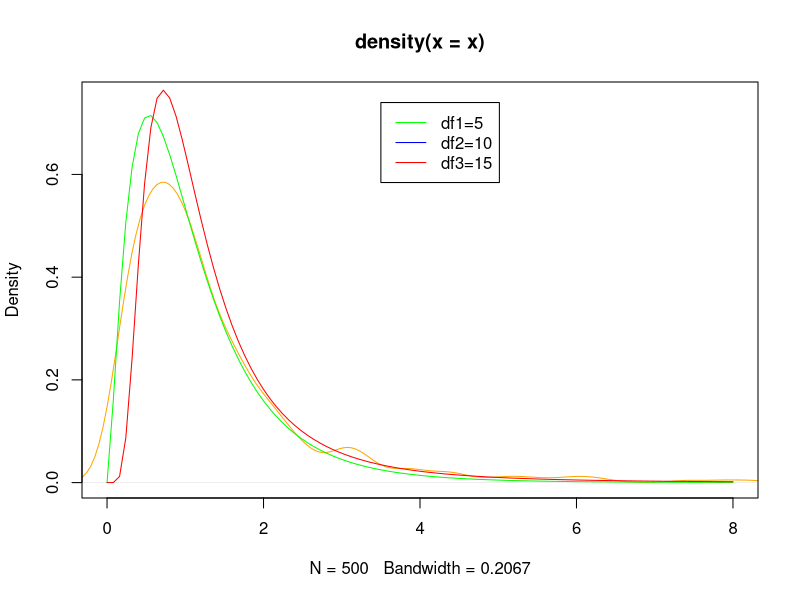

The R source for this figure:
# F distribution
set.seed(1822021)
x <- rf(500, 5, 7)
#hist(x, prob=TRUE)
plot( density(x), col='orange',xlim = c(0,8) ,ylim = c(0,0.75))
curve(df(x, 5, 17), col = "green", add=TRUE)
curve(df(x, 25, 7), col = "red", add = TRUE)

legend(3.5,0.74, legend = c("df1=5", "df2=10", "df3=15"),col=c("green", "blue","red"), lty=1, cex = 1)
